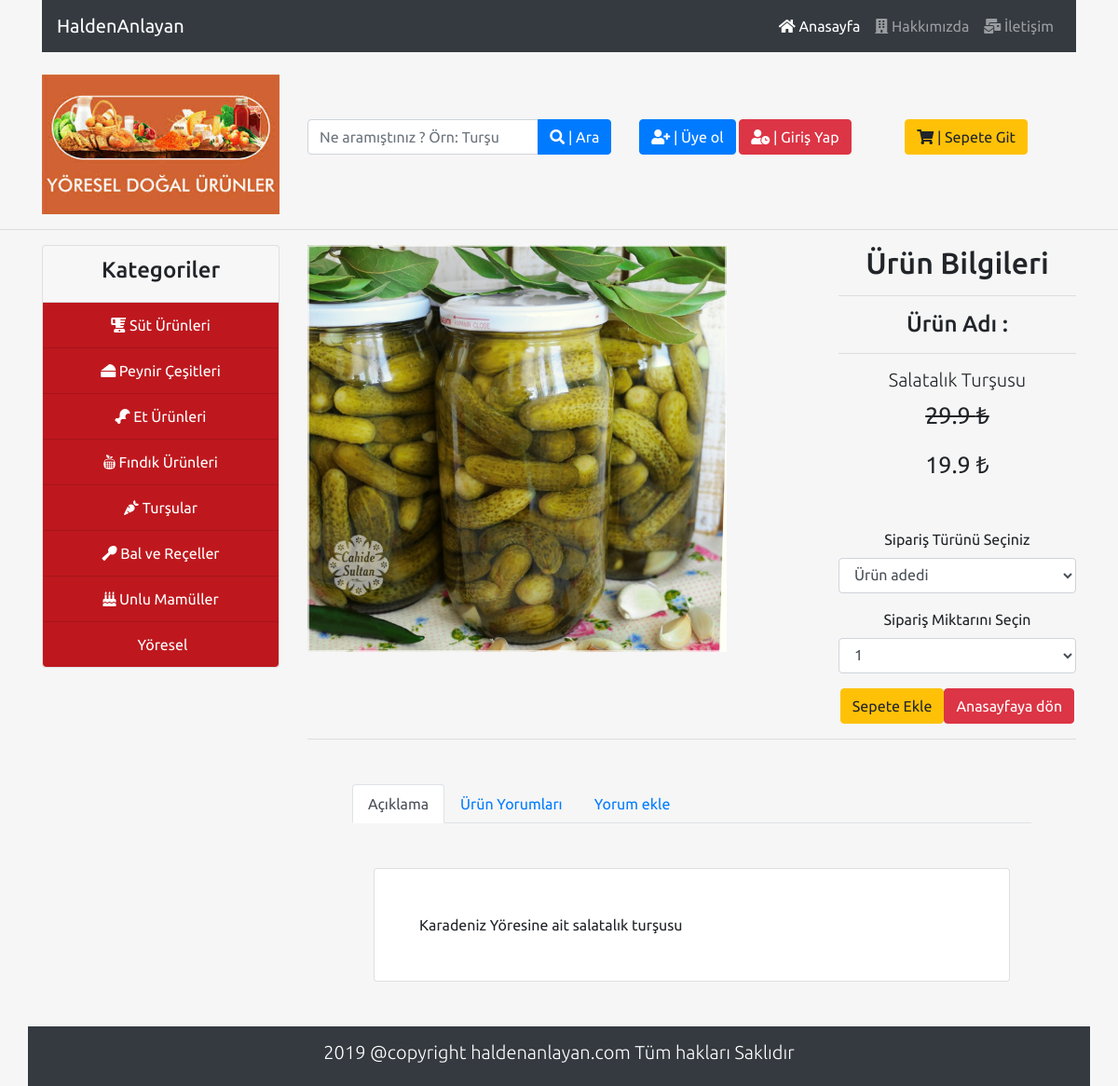
Screenshot of /anasayfa/kurunincele/9 with the database file from the repository.
### tables this page shows
CREATE TABLE `ayarlar` (
  `id` int(11) NOT NULL,
  `site_adi` varchar(300) NOT NULL,
  `site_logo` varchar(300) NOT NULL,
  `site_bilgi` text NOT NULL
);

CREATE TABLE `urunler` (
  `id` int(11) NOT NULL,
  `kategori` int(11) NOT NULL,
  `urunsecenekleri` int(11) NOT NULL,
  `baslik` varchar(200) NOT NULL,
  `seo` varchar(250) NOT NULL,
  `eski_fiyat` float NOT NULL,
  `yeni_fiyat` float NOT NULL,
  `etiket` varchar(200) NOT NULL,
  `aciklama` text NOT NULL,
  `complete` int(11) NOT NULL DEFAULT '0',
  `aktif` int(11) NOT NULL DEFAULT '0'
);

CREATE TABLE `kategori` (
  `id` int(11) NOT NULL,
  `kategori_icon` varchar(200) NOT NULL,
  `kategori_ad` varchar(500) NOT NULL,
  `kategori_sef` varchar(500) NOT NULL
);

### application/controllers/anasayfa.php (called while the page is built, shortened)
<?php
class Anasayfa extends CI_Controller
{
 public function kurunincele($id)
 {
   $id = $this->uri->segment(3);
   $this->load->model('mymodel');
   $data['sorgu']=$this->mymodel->ayarcek(1);
   $data['kategoriler']=$this->mymodel->kategoricek();
   $data['uruncek']=$this->mymodel->uruncek($id);
   $data['options']=$this->mymodel->secenekcek();
   $data['yorumlar'] = $this->mymodel->yorumcek($id);
   $this->load->view('site/kategori/kurunincele',$data);
 }
}
 ?>

### index.php (called while the page is built, shortened)
<?php
require_once BASEPATH.'core/CodeIgniter.php';

### application/models/mymodel.php (called while the page is built, shortened)
<?php
 class Mymodel extends CI_Model
 {
   public function ayarcek($id)
   {
    $query = $this->db->get_where('ayarlar', array('id' => $id));
    return $query->result();
   }
   public function kategoricek()
   {
     return $this->db->get('kategori')->result_array();
   }
   public function uruncek($id)
   {
     return $this->db->get_where('urunler',array('id'=>$id))->result_array();
   }
 }
 ?>

### application/views/site/kategori/kurunincele.php (the view, shortened to what this page needs)
<?php $this->load->view('site/include/header');?>
<div class="container">
  <div class="row d-flex flex-row-reverse">
    <div class="col-md-9">
        <div class="row">
          <?php foreach ($uruncek as $key) { ?>
          <div class="col-md-8">
            <img src="<?php echo base_url('assets/site/img/urunler/').$key['id'];?>.jpg" alt="" class="img-fluid" width="450" height="450">
          </div>
          <div class="col-md-4">
            <h2 class="text-center">Ürün Bilgileri</h2> <hr>
            <h4 class="text-center">Ürün Adı :</h4> <hr>
            <h4 class="text-center lead"><?php echo $key['baslik'] ?></h4>
            <p class="text-center"><del style="font-size:25px" class="text-center"><?php echo $key['eski_fiyat'] ?> ₺</del></p>
             <p class="text-center" style="font-size:25px;"><?php echo $key['yeni_fiyat'] ?> ₺</p>
               <?php } ?>
             <div class="text-center mt-5">
               <div class="form-group">
                 <label for="exampleFormControlSelect1">Sipariş Türünü Seçiniz</label>
                 <select class="form-control" id="exampleFormControlSelect1">
                    <option value="">Ürün adedi</option>
                 </select>
              </div>
               <div class="form-group">
                 <label for="exampleFormControlSelect1">Sipariş Miktarını Seçin</label>
                 <select class="form-control" id="exampleFormControlSelect1">
                   <option>1</option>
                 </select>
                </div>
                  <a href="<?php echo base_url('anasayfa/sepet/').$this->uri->segment(3);?>" name="button" class="btn btn-warning">Sepete Ekle</button>
                  <a href="<?php echo base_url(); ?>" class="btn btn-danger">Anasayfaya dön</a>
             </div>
          </div>
        </div>
   <hr>
   <div class="m-5">
     <ul class="nav nav-tabs" id="myTab" role="tablist">
   <li class="nav-item">
     <a class="nav-link active" id="home-tab" data-toggle="tab" href="#home" role="tab" aria-controls="home" aria-selected="true">Açıklama</a>
   </li>
   <li class="nav-item">
     <a class="nav-link" id="profile-tab" data-toggle="tab" href="#profile" role="tab" aria-controls="profile" aria-selected="false">Ürün Yorumları</a>
   </li>
   <li class="nav-item">
     <a class="nav-link" id="profile-tab" data-toggle="tab" href="#home2" role="tab" aria-controls="profile" aria-selected="false">Yorum ekle</a>
   </li>
 </ul>
   </div>
    <div class="tab-content m-5" id="myTabContent">
      <?php foreach ($uruncek as $key) { ?>
      <div class="tab-pane fade show active" id="home" role="tabpanel" aria-labelledby="home-tab">
        <div class="container">
          <div class="card m-2 p-5">
            <?php echo $key['aciklama'];?>
          </div>
        </div>
      </div>
    <?php } ?>
    </div>
    </div>
    <div class="col-md-3">
      <?php $this->load->view('site/include/sidebar');?>
    </div>
  </div>
</div>

### application/views/site/include/header.php (shortened to what this page needs)
<!DOCTYPE html>
<html lang="en">
<head>
	<link rel="stylesheet" href="<?php echo base_url('assets/site/');?>css/bootstrap.css">
     <link rel="stylesheet" href="https://use.fontawesome.com/releases/v5.7.2/css/all.css">
     <link rel="stylesheet" href="<?php echo base_url('assets/site/');?>css/mycss.css">
     <link rel="stylesheet" href="fontawesome/css/all.css">
</head>
<body style="background-color: #F6F6F6">
 <div class="container">
 	<div class="row">
 		<div class="col-md-12">
 <nav class="navbar navbar-expand-lg navbar-dark bg-dark">
	  <a class="navbar-brand" href="<?php echo base_url(); ?>"><?php foreach ($sorgu as $key) {echo $key->site_adi;}?></a>
	  <div class="collapse navbar-collapse" id="navbarSupportedContent">
	    <ul class="navbar-nav ml-auto">
	      <li class="nav-item active">
	        <a class="nav-link" href="<?php echo base_url(); ?>"> <i class="fas fa-home"></i>   Anasayfa <span class="sr-only">(current)</span></a>
	      </li>
	      <li class="nav-item">
	        <a class="nav-link" href="<?php echo base_url('anasayfa/hakkimizda');?>"> <i class="fa fa-building"></i> Hakkımızda</a>
	      </li>
	      <li class="nav-item">
	        <a class="nav-link" href="<?php echo base_url('anasayfa/iletisim');?>"  aria-disabled="true"><i class="fas fa-mail-bulk"></i>  İletişim</a>
	      </li>
	    </ul>
	  </div>
	</nav>
	  </div>
	</div>
 </div> <br>
 <div class="container">
 	<div class="row d-flex align-items-center">
 			<div class="col-md-3 ">
 		   			<img src="<?php echo base_url('assets/site/');?>img/yore.jpg" class="img-fluid" alt="" width="300" height="180">
			 </div>
 		<div class="col-md-9 ">
 		  	<div class="row">
 		  		<div class="col-md-5">
 		  			<form action="<?php echo base_url('anasayfa/arama');?>" method="post">
						<div class="input-group mb-3">
						  <input type="text" name="ara"; class="form-control" placeholder="Ne aramıştınız ? Örn: Turşu" aria-label="Recipient's username" aria-describedby="button-addon2">
						  <div class="input-group-append">
						    <button class="btn btn-primary" type="submit" id="button-addon2"><i class="fas fa-search"></i> | Ara</button>
						  </div>
						</div>
			        </form>
 		  		</div>
 		  		<div class="col-md-4">
						<?php
							if($this->session->userdata('kullaniciadi'))
							{
								echo "<p class='alert alert-success'>  Hoşgeldin : ".$this->session->userdata('kullaniciadi').'</p>';
								echo "<a href='".base_url('anasayfa/uyecikis')."' class='btn btn-danger'>Çıkış Yap</a>";
							}
              else if($this->uri->segment(2)=='kayitol')
							{
								echo '<a  href="'.base_url('anasayfa/girisyap').'" class="btn btn-danger"><i class="fas fa-user-clock"></i> | Giriş Yap</a> <br>';
							}
							else if($this->uri->segment(2)=='girisyap')
							{
								echo '<a  href="'.base_url('anasayfa/kayitol').'" class="btn btn-primary"><i class="fas fa-user-plus"></i> | Üye ol</a> <br>';
							}
							else
							{
								echo '<a href="'.base_url("anasayfa/kayitol").'" class="btn btn-primary"> <i class="fas fa-user-plus"></i> | Üye ol</a>
			 		  			<a  href="'.base_url('anasayfa/girisyap').'" class="btn btn-danger"><i class="fas fa-user-clock"></i> | Giriş Yap</a> <br>';
							}
						 ?>
 		  		</div>
 		  		<div class="col-md-3">
 		  			 <?php if($this->uri->segment(2)!='sepet' && $this->uri->segment(2)!='siparis'){
							 echo '<a href="'.base_url('anasayfa/sepet').'" class="btn btn-warning"><i class="fa fa-shopping-cart"></i> |  Sepete Git</a>
	 		  		</div>';
						 } ?>
 		  	</div>
 		</div>
 		</div>
 	</div>
<hr>

### application/views/site/include/sidebar.php
<div class="d-flex flex-column ">
<div class="card ">
<div class="card-header text-center">
<h4>Kategoriler</h4>
</div>
 <?php foreach ($kategoriler as $key) {  ?>
   <ul class="list-group list-group-flush ">
   <li class="list-group-item bglightblue text-center"><a href="<?php echo base_url('anasayfa/kurungoruntule/').$key['id'];?>" class="text-white text-center">
     <i class="<?php echo $key['kategori_icon']?>"> </i> <?php echo $key['kategori_ad'] ?></a></li>
 </ul>
 <?php } ?>
</div>
</div>

### assets/site/css/mycss.css (style rules this page uses)
.bglightblue { background:lightblue; }
.list-group-item { background-color: #be181e; }

### application/views/site/include/header.php (style rules this page uses)
* { font-family: 'Ubuntu', sans-serif; }

### rows the page displays
ayarlar: site_adi "HaldenAnlayan"
urunler: baslik "Salatalık Turşusu", eski_fiyat "29.9", yeni_fiyat "19.9", aciklama "Karadeniz Yöresine ait salatalık turşusu"
kategori: kategori_ad "Süt Ürünleri"
kategori: kategori_ad "Peynir Çeşitleri"
kategori: kategori_ad "Et Ürünleri"
kategori: kategori_ad "Fındık Ürünleri"
kategori: kategori_ad "Turşular"
kategori: kategori_ad "Bal ve Reçeller"
kategori: kategori_ad "Unlu Mamüller"
kategori: kategori_ad "Yöresel"
